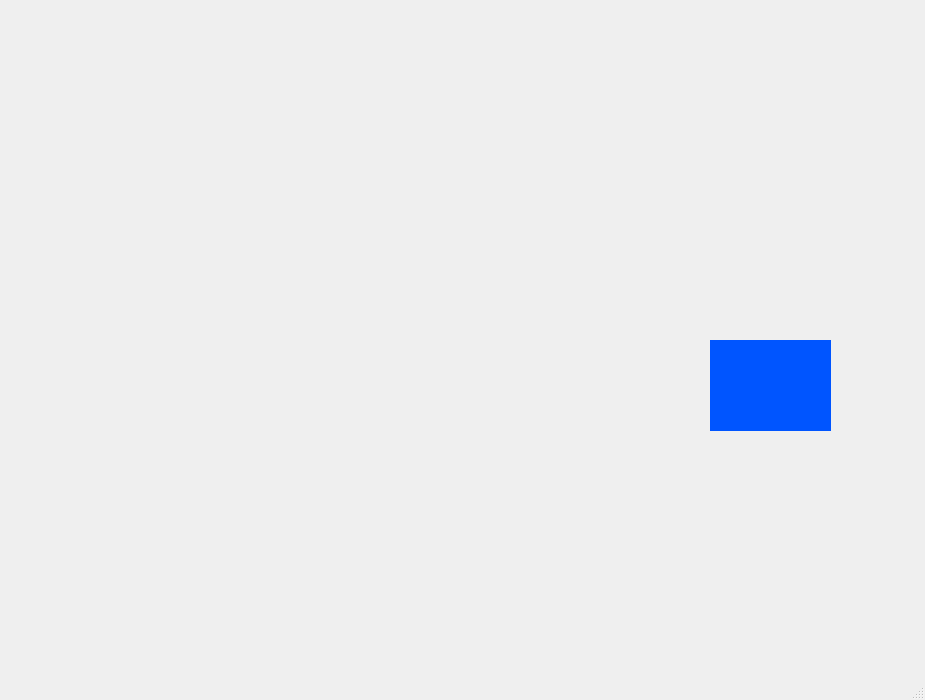
<?xml version="1.0" encoding="UTF-8"?>
<ui version="4.0">
 <class>MainWindow</class>
 <widget class="QMainWindow" name="MainWindow">
  <property name="geometry">
   <rect>
    <x>0</x>
    <y>0</y>
    <width>925</width>
    <height>700</height>
   </rect>
  </property>
  <property name="windowTitle">
   <string>MainWindow</string>
  </property>
  <widget class="QWidget" name="centralwidget">
   <widget class="QLabel" name="backgroungimag">
    <property name="geometry">
     <rect>
      <x>0</x>
      <y>0</y>
      <width>901</width>
      <height>651</height>
     </rect>
    </property>
    <property name="text">
     <string/>
    </property>
    <property name="pixmap">
     <pixmap>GIF/—Pngtree—black background blue frame flame_1440736.jpg</pixmap>
    </property>
    <property name="scaledContents">
     <bool>true</bool>
    </property>
   </widget>
   <widget class="QLabel" name="circular_img">
    <property name="geometry">
     <rect>
      <x>280</x>
      <y>240</y>
      <width>261</width>
      <height>211</height>
     </rect>
    </property>
    <property name="text">
     <string/>
    </property>
    <property name="pixmap">
     <pixmap>GIF/fxVE.gif</pixmap>
    </property>
    <property name="scaledContents">
     <bool>true</bool>
    </property>
   </widget>
   <widget class="QLabel" name="tripent">
    <property name="geometry">
     <rect>
      <x>710</x>
      <y>340</y>
      <width>121</width>
      <height>91</height>
     </rect>
    </property>
    <property name="minimumSize">
     <size>
      <width>121</width>
      <height>91</height>
     </size>
    </property>
    <property name="maximumSize">
     <size>
      <width>121</width>
      <height>91</height>
     </size>
    </property>
    <property name="styleSheet">
     <string notr="true">background-color: rgb(0, 85, 255);</string>
    </property>
    <property name="text">
     <string/>
    </property>
    <property name="pixmap">
     <pixmap>GIF/3aNC.gif</pixmap>
    </property>
    <property name="scaledContents">
     <bool>true</bool>
    </property>
   </widget>
   <widget class="QLabel" name="squaretri">
    <property name="geometry">
     <rect>
      <x>840</x>
      <y>130</y>
      <width>61</width>
      <height>51</height>
     </rect>
    </property>
    <property name="text">
     <string/>
    </property>
    <property name="pixmap">
     <pixmap>GIF/J4o.gif</pixmap>
    </property>
    <property name="scaledContents">
     <bool>true</bool>
    </property>
   </widget>
   <widget class="QLabel" name="label">
    <property name="geometry">
     <rect>
      <x>210</x>
      <y>370</y>
      <width>71</width>
      <height>61</height>
     </rect>
    </property>
    <property name="text">
     <string/>
    </property>
    <property name="pixmap">
     <pixmap>GIF/3aNC.gif</pixmap>
    </property>
    <property name="scaledContents">
     <bool>true</bool>
    </property>
   </widget>
   <widget class="QLabel" name="tripen3">
    <property name="geometry">
     <rect>
      <x>550</x>
      <y>270</y>
      <width>81</width>
      <height>51</height>
     </rect>
    </property>
    <property name="text">
     <string/>
    </property>
    <property name="pixmap">
     <pixmap>GIF/3aNC.gif</pixmap>
    </property>
    <property name="scaledContents">
     <bool>true</bool>
    </property>
   </widget>
   <widget class="QLabel" name="rectline1">
    <property name="geometry">
     <rect>
      <x>120</x>
      <y>380</y>
      <width>51</width>
      <height>41</height>
     </rect>
    </property>
    <property name="text">
     <string/>
    </property>
    <property name="pixmap">
     <pixmap>GIF/J4o.gif</pixmap>
    </property>
    <property name="scaledContents">
     <bool>true</bool>
    </property>
   </widget>
   <widget class="QLabel" name="squaretri_2">
    <property name="geometry">
     <rect>
      <x>530</x>
      <y>440</y>
      <width>61</width>
      <height>51</height>
     </rect>
    </property>
    <property name="text">
     <string/>
    </property>
    <property name="pixmap">
     <pixmap>GIF/J4o.gif</pixmap>
    </property>
    <property name="scaledContents">
     <bool>true</bool>
    </property>
   </widget>
   <widget class="QLabel" name="squaretri_3">
    <property name="geometry">
     <rect>
      <x>840</x>
      <y>270</y>
      <width>61</width>
      <height>51</height>
     </rect>
    </property>
    <property name="text">
     <string/>
    </property>
    <property name="pixmap">
     <pixmap>GIF/J4o.gif</pixmap>
    </property>
    <property name="scaledContents">
     <bool>true</bool>
    </property>
   </widget>
   <widget class="QLabel" name="squaretri_4">
    <property name="geometry">
     <rect>
      <x>570</x>
      <y>350</y>
      <width>61</width>
      <height>51</height>
     </rect>
    </property>
    <property name="text">
     <string/>
    </property>
    <property name="pixmap">
     <pixmap>GIF/J4o.gif</pixmap>
    </property>
    <property name="scaledContents">
     <bool>true</bool>
    </property>
   </widget>
   <widget class="QLabel" name="squaretri_5">
    <property name="geometry">
     <rect>
      <x>670</x>
      <y>210</y>
      <width>61</width>
      <height>51</height>
     </rect>
    </property>
    <property name="text">
     <string/>
    </property>
    <property name="pixmap">
     <pixmap>GIF/J4o.gif</pixmap>
    </property>
    <property name="scaledContents">
     <bool>true</bool>
    </property>
   </widget>
   <widget class="QLabel" name="label_3">
    <property name="geometry">
     <rect>
      <x>220</x>
      <y>250</y>
      <width>61</width>
      <height>61</height>
     </rect>
    </property>
    <property name="text">
     <string/>
    </property>
    <property name="pixmap">
     <pixmap>GIF/3aNC.gif</pixmap>
    </property>
    <property name="scaledContents">
     <bool>true</bool>
    </property>
   </widget>
   <zorder>backgroungimag</zorder>
   <zorder>label_3</zorder>
   <zorder>tripen3</zorder>
   <zorder>tripent</zorder>
   <zorder>circular_img</zorder>
   <zorder>squaretri</zorder>
   <zorder>label</zorder>
   <zorder>rectline1</zorder>
   <zorder>squaretri_2</zorder>
   <zorder>squaretri_3</zorder>
   <zorder>squaretri_4</zorder>
   <zorder>squaretri_5</zorder>
  </widget>
  <widget class="QMenuBar" name="menubar">
   <property name="geometry">
    <rect>
     <x>0</x>
     <y>0</y>
     <width>925</width>
     <height>26</height>
    </rect>
   </property>
  </widget>
  <widget class="QStatusBar" name="statusbar"/>
 </widget>
 <resources/>
 <connections/>
</ui>
